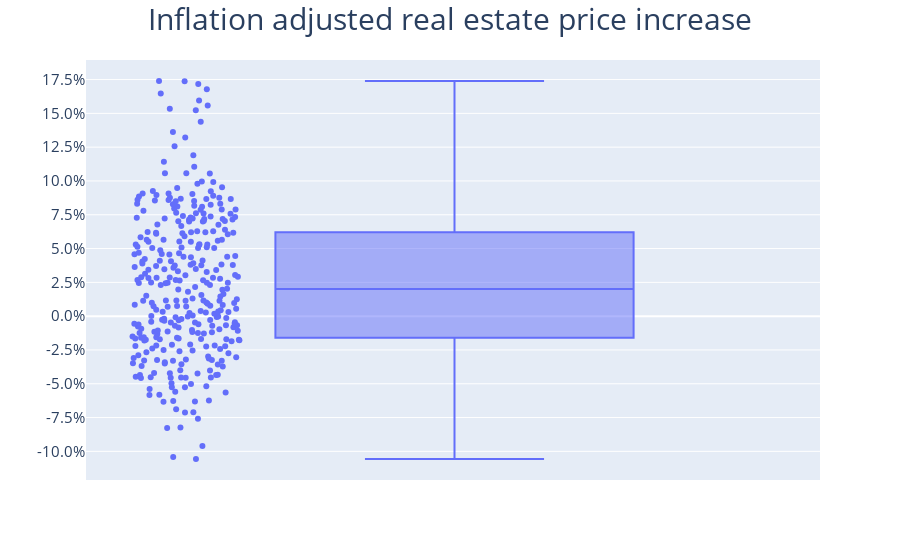

Notebook source saved alongside this figure:
### Code cell
df['inflation_adjusted_real_estate_price_increase'] = df['price_change'] - df['inflation']
fig = px.box(df, y="inflation_adjusted_real_estate_price_increase",
             points="all")
fig.update_layout(yaxis=dict(tickfont=dict(size=15),
                             tickvals=[x * 2.5 for x in range(-4, 9)],
                             ticktext=[str(round(x * 2.5, 1)) + '%' for x in range(-4, 9)],
                             titlefont=dict(size=15)))
fig.update_layout(title_text="Inflation adjusted real estate price increase", title_x=0.5, titlefont=dict(size=30),
                  yaxis_title='')
fig.show()

### Figure 1 — Plotly figure (JSON) as saved in the notebook; plotly's stock layout.template omitted (floating-point values rounded to 4 significant figures; data arrays with more than 128 entries replaced by an {"elided": "..."} marker saying what was removed)
{"data": [{"alignmentgroup": "True", "boxpoints": "all", "hovertemplate": "inflation_adjusted_real_estate_price_increase=%{y}<extra></extra>", "legendgroup": "", "marker": {"color": "#636efa"}, "name": "", "notched": false, "offsetgroup": "", "orientation": "v", "showlegend": false, "type": "box", "x0": " ", "xaxis": "x", "y": {"elided": "324 float values"}, "y0": " ", "yaxis": "y"}], "layout": {"boxmode": "group", "legend": {"tracegroupgap": 0}, "margin": {"t": 60}, "title": {"font": {"size": 30}, "text": "Inflation adjusted real estate price increase", "x": 0.5}, "xaxis": {"anchor": "y", "domain": [0, 1]}, "yaxis": {"anchor": "x", "domain": [0, 1], "tickfont": {"size": 15}, "ticktext": ["-10.0%", "-7.5%", "-5.0%", "-2.5%", "0.0%", "2.5%", "5.0%", "7.5%", "10.0%", "12.5%", "15.0%", "17.5%", "20.0%"], "tickvals": [-10, -7.5, -5, -2.5, 0, 2.5, 5, 7.5, 10, 12.5, 15, 17.5, 20], "title": {"text": ""}}}}
